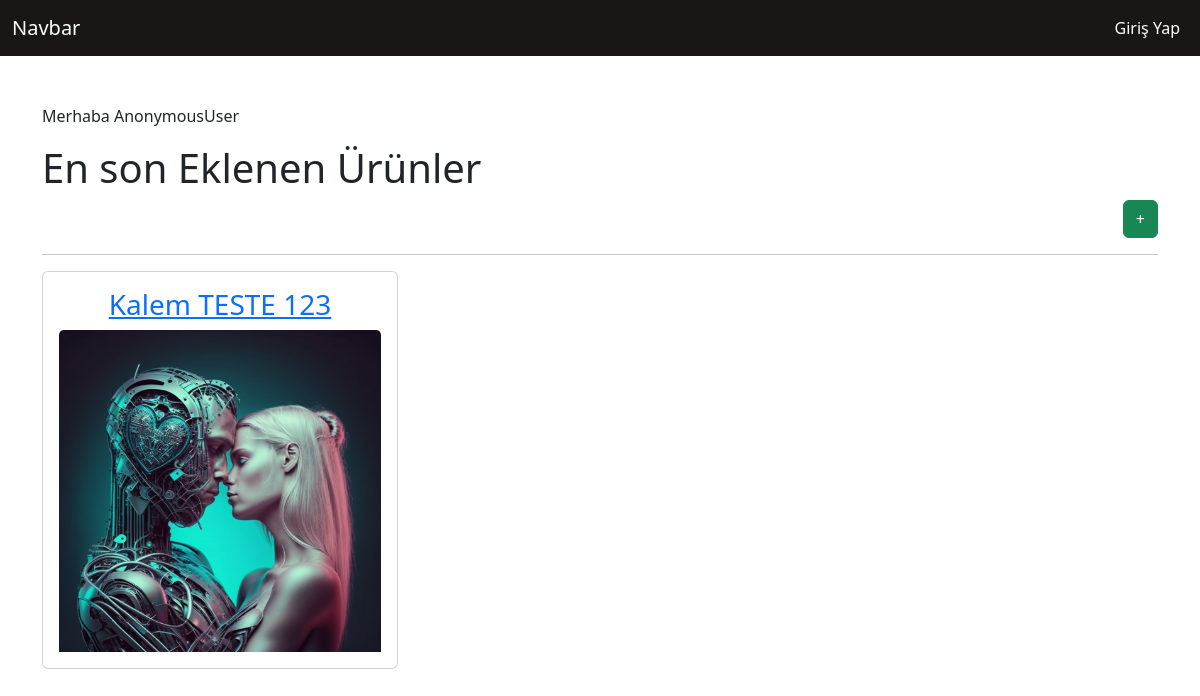
The page / on the database its author committed.
### urunApp/models.py (models this page shows, shortened)
class Urun(models.Model):
    satici = models.ForeignKey(User, verbose_name=("Ürünü Satan"), on_delete=models.CASCADE, default=1)
    ad = models.CharField(("Ürünün adı"), max_length=50)
    urunDetayi = models.TextField(verbose_name="Ürün hakkında açıklama", max_length=200)
    eklenmeTarihi = models.DateTimeField(auto_now_add=True)
    fiat = models.CharField(("Ürünün Fiatı"), default="Ücret Belirtilmedi", max_length=6, help_text="Ürünün ücretidir")
    seriNo = models.CharField(("Ürünün Seri Numarası"), max_length=7, null=True, blank=True)
    urunResmi = models.FileField(("Ürünün Resmi"), upload_to="uploads", max_length=100, null=True, blank=True)
    stokAdet = models.PositiveIntegerField(("Stoktaki Adet Sayısı"), default=1)
    garanti = models.BooleanField(("Garanti"), default=False)
    def resimKontrol(self):
        if self.urunResmi:
            return self.urunResmi
        else:
            return "static/public/noimg.jpg"

### urunApp/views.py (the view)
# urls.py: path('', anasayfa, name="anasayfa"),
def anasayfa(request):
    context = {}
    butunVeriler = Urun.objects.all().order_by("-eklenmeTarihi")   # queryset array
    context["data"] = butunVeriler
    return render(request, 'index.html', context)

### urunApp/templates/index.html (shortened to what this page needs)
{% extends "base.html" %}
{% load static %}
{% block site-icerigi %}
<div class="container mt-5">
    <p>Merhaba {{request.user}}</p>
    <h1>En son Eklenen Ürünler</h1>
    <div class="text-end">
        <a href="{% url 'create-product' %}">
            <button class="btn btn-success">+</button>
        </a>
    </div>
    <hr>
    <div class="row">
    {% for veri in data %}
    <div class="col-lg-4 mb-4">
    <div class="card">
        <div class="card-body">
            <div class="product-title">
            <a href="{% url 'urun-detay-sayfasi' veri.id %}">
                <h3 class="card-title text-center"> {{veri.ad}} </h3>
            </a>
            </div>
            <div class="image-container">
                <img src="/{{veri.resimKontrol}}" class="card-img-top responsive-img" alt="{{veri.ad}}-{{veri.id}}">
            </div>
        </div>
      </div>
       </div>
      {% endfor %}
    </div>
</div>
{% endblock site-icerigi %}

### urunApp/static/style/style.css (style rules this page uses)
.image-container { min-height: 322px; max-height: 322px; }
.responsive-img { height: 322px; object-fit: contain; }

### urunApp/templates/index.html (style rules this page uses)
.product-title h3 { margin-bottom: 8px; }

### rows shown on the page
Urun: ad "Kalem TESTE 123", resimKontrol (picture)

### other values the page prints
{{ request.user }} "AnonymousUser"
